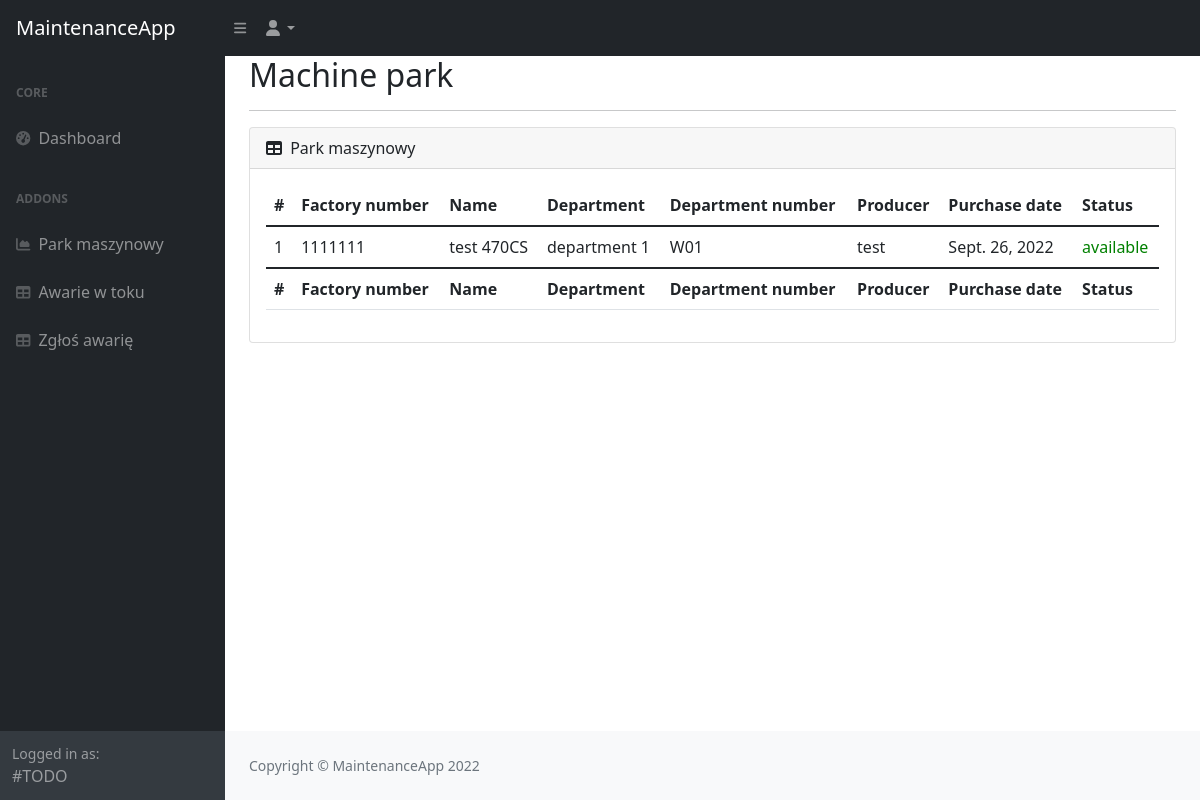
/, run on an earlier commit of the app's database.
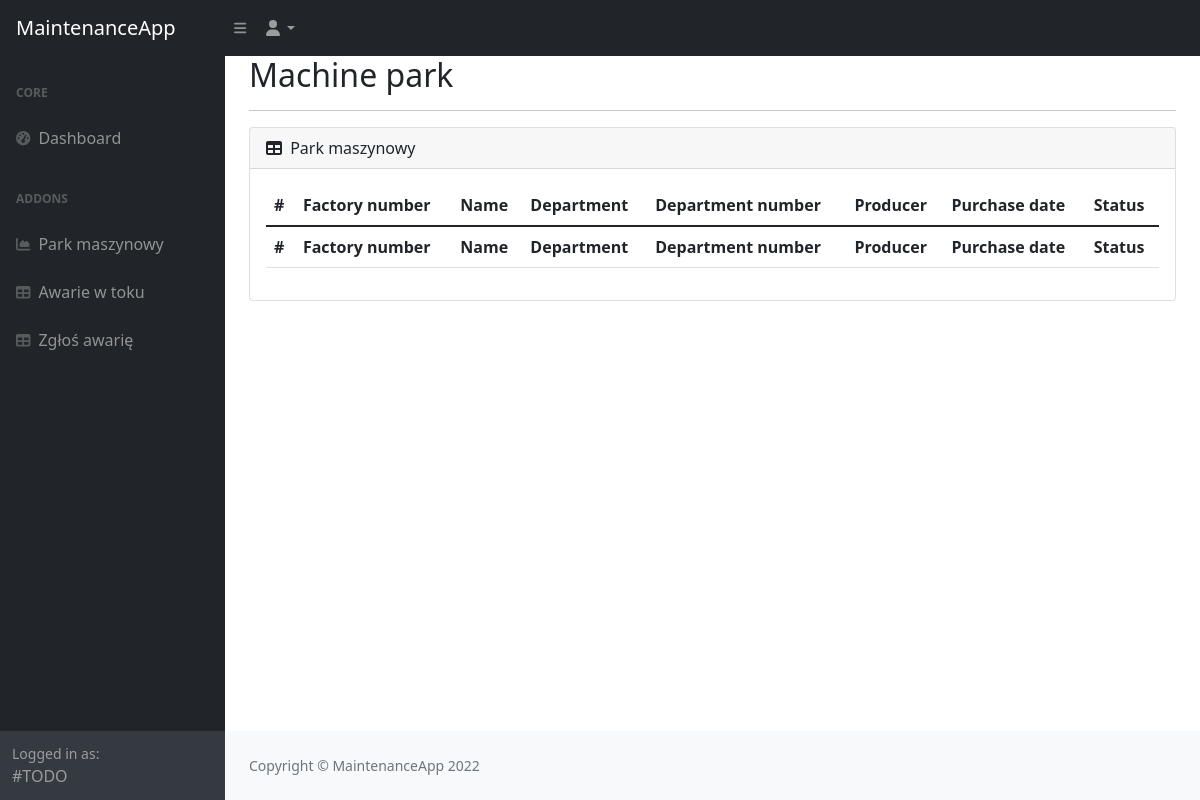
And on a later commit of the database.
### machines/models.py (models this page shows, shortened)
class Machine(models.Model):
    STATUS = (
        ("available", "working fine"),
        ("nonwork", "not working"),
        ("attention", "need some repairs but working"),
    )
    factory_number = models.CharField(max_length=100)
    machine_group = models.ForeignKey(MachineGroup, on_delete=models.CASCADE, default=0)
    name = models.CharField(max_length=100)
    number = models.CharField(max_length=100)
    producer = models.CharField(max_length=100)
    purchase_data = models.DateField()
    department = models.ForeignKey(Department, on_delete=models.CASCADE)
    machine_status = models.CharField(
        max_length=32, choices=STATUS, default="available"
    )

### departments/models.py (models this page shows)
class Department(models.Model):
    name = models.CharField(max_length=32)

### machines/views.py (the view)
# urls.py: path("", machines_comparison, name="machines_comparison"),
def machines_comparison(request):
    machines = Machine.objects.all()
    context = {"machines": machines}
    return render(request, "machines/machines_comparison.html", context)

### machines/templates/machines/machines_comparison.html
{% extends 'maintenance/base.html' %}
{% block content %}
<h2>Machine park</h2>
<hr>
<div class="card mb-4">
    <div class="card-header">
        <i class="fas fa-table me-1"></i>
        Park maszynowy
    </div>
    <div class="card-body">
        <table class="table">
            <thead>
                <tr>
                    <th>#</th>
                    <th>Factory number</th>
                    <th>Name</th>
                    <th>Department</th>
                    <th>Department number</th>
                    <th>Producer</th>
                    <th>Purchase date</th>
                    <th>Status</th>
                </tr>
            </thead>
            <tfoot>
                <tr>
                    <th>#</th>
                    <th>Factory number</th>
                    <th>Name</th>
                    <th>Department</th>
                    <th>Department number</th>
                    <th>Producer</th>
                    <th>Purchase date</th>
                    <th>Status</th>
                </tr>
            </tfoot>
            <tbody>
            {% for machine in machines %}
                <tr>
                    <td>{{ machine.pk }}</td>
                    <td>{{ machine.factory_number }}</td>
                    <td>{{ machine.name }}</td>
                    <td>{{ machine.department.name }}</td>
                    <td>{{ machine.number }}</td>
                    <td>{{ machine.producer }}</td>
                    <td>{{ machine.purchase_data }}</td>
                    <td><p class="machine-{{ machine.machine_status }}">{{ machine.machine_status }}</p></td>
                </tr>
            {% endfor %}
            </tbody>
        </table>
    </div>
</div>
{% endblock %}

What changed in the data, as far as the page shows it:
removed Machine: pk "1", factory_number "1111111", name "test 470CS", department.name "department 1", number "W01", producer "test", purchase_data "Sept. 26, 2022", machine_status "available"
